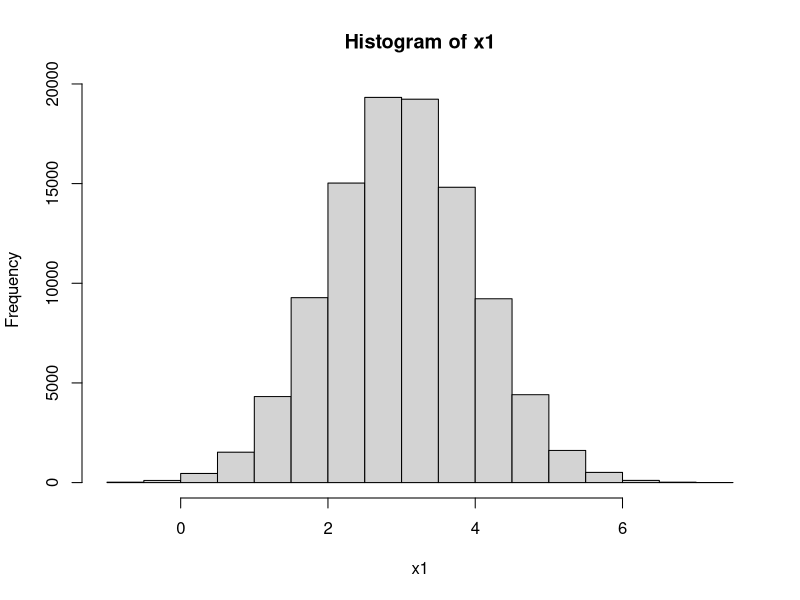
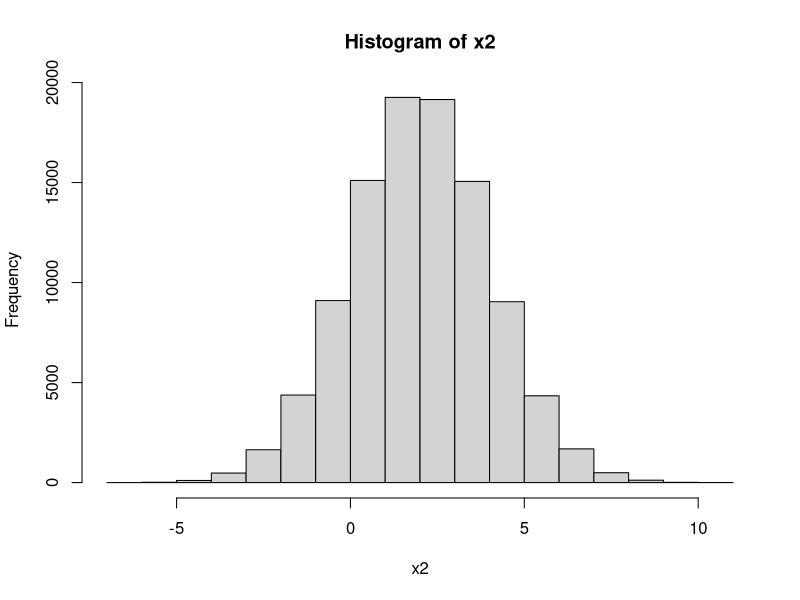
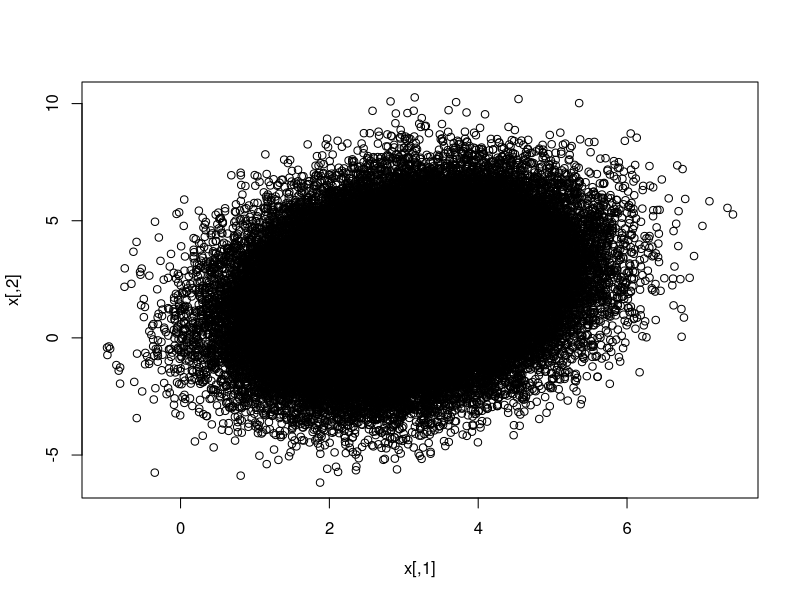

R code for these plots, in order:
#length of chain required
nsim<-100000


#defining mean vector and variance covariance matrix
mu<-c(3,2)
Sigma<-matrix(c(1,0.5,0.5,4),ncol=2,nrow=2,byrow=TRUE)



#creating object where to store the chain
x<-mat.or.vec(nsim,2)




#starting the first chain at point 5
x[1,1]<-5
#simulating the first point in the second chain based on x[1,1]
x[1,2]<-rnorm(1,mean=mu[2]+Sigma[2,1]*(Sigma[1,1]^-1)*(x[1,1]-mu[1]),sd=sqrt(Sigma[2,2]-Sigma[2,1]*(Sigma[1,1]^-1)*Sigma[1,2]))
#running the Gibbs sampler for the rest of the chain
for (i in 2:nsim){
  x[i,1]<-rnorm(1,mean=mu[1]+Sigma[1,2]*(Sigma[2,2]^-1)*(x[i-1,2]-mu[2]),sd=sqrt(Sigma[1,1]-Sigma[1,2]*(Sigma[2,2]^-1)*Sigma[2,1]))
  x[i,2]<-rnorm(1,mean=mu[2]+Sigma[2,1]*(Sigma[1,1]^-1)*(x[i,1]-mu[1]),sd=sqrt(Sigma[2,2]-Sigma[2,1]*(Sigma[1,1]^-1)*Sigma[1,2]))
}
#histograms
hist(x[,1],main="Histogram of x1",xlab="x1")
hist(x[,2],main="Histogram of x2",xlab="x2")
#checking that mean and covariance are "close" to those
#we intend to simulate
print(mean(x[,1]))
print(mean(x[,2]))
print(cov(x))

plot(x)
